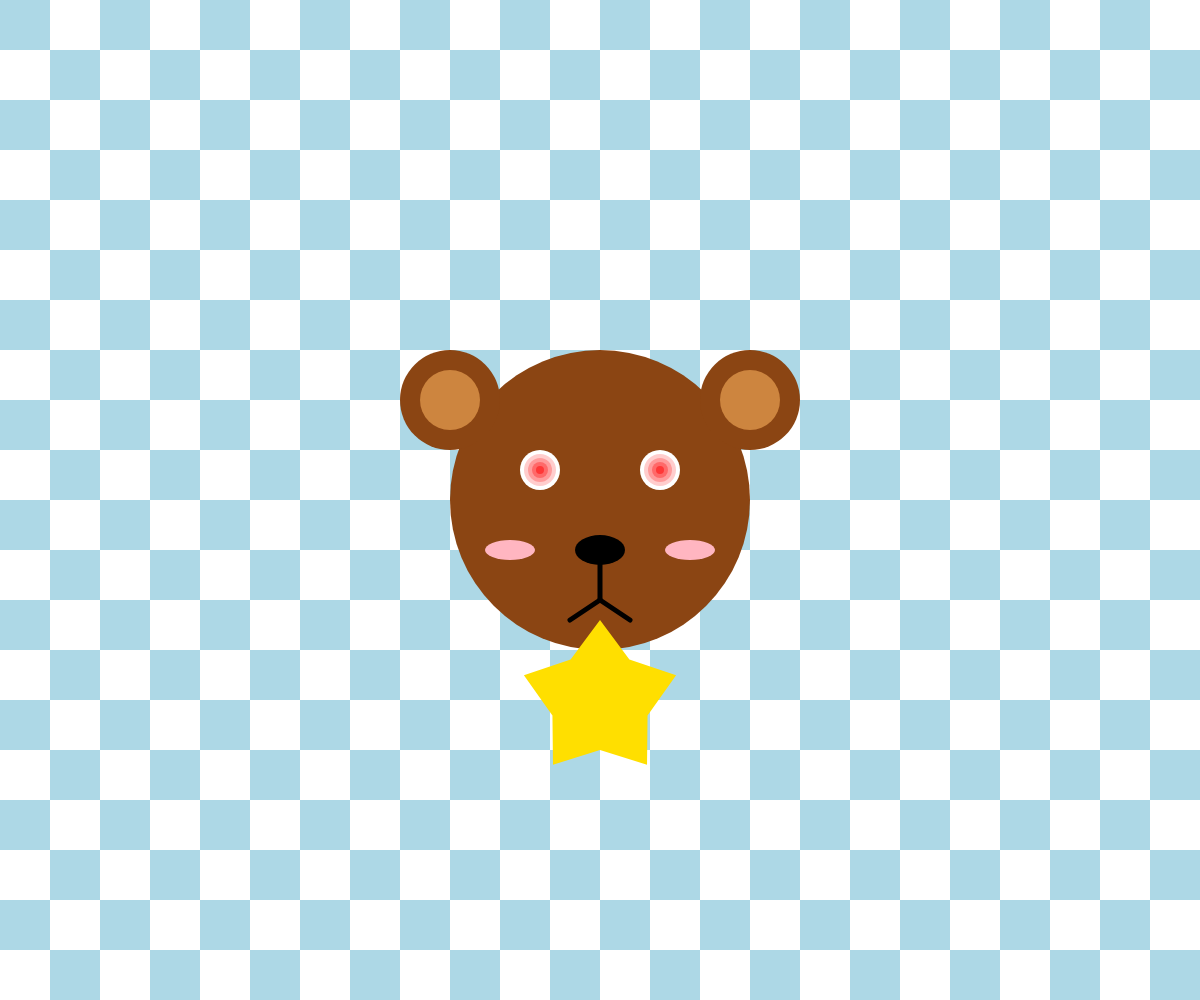
Frame 1 (no input)
Frame 60 (no input): identical to frame 1, image omitted
Frame 120 (the mouse pressed at the canvas centre since frame 60): identical to frame 1, image omitted

The p5.js sketch that drew this single still picture (run headless with seeded random() and noise() and a simulated clock; from frame 60 on, the mouse is pressed at the canvas centre):

// p5.js sketch
// ── sketch.js
// 最終課題を制作しよう


let starX, starY; // 星の位置を格納する変数
let cheekSize = 50; // ほっぺたの初期サイズ
let count = 0; // サイクルカウント
let cycle = 100; // サイクルの長さ
let increment = 1; // カウントの増加量
let cheekGrowing = true; // ほっぺたが大きくなっているか小さくなっているかを制御

function setup() {
  createCanvas(windowWidth, windowHeight);
  starX = width / 2; // 初期位置：画面中央（x座標）
  starY = height / 2 + 200; // 熊の顔の下、口の位置を避けてさらに下に配置
}

function draw() {
  background(160, 192, 255); // 背景色（青空をイメージ）

  // 格子模様を描画
  drawGrid(50); // 50pxの格子を描画

  // 熊の顔
  drawBearParts(width / 2, height / 2); // 熊の顔を描く

  // 目の中の5種類の円（左目と右目）
  drawCirclesInEye(width / 2 - 60, height / 2 - 30, 40); // 左目
  drawCirclesInEye(width / 2 + 60, height / 2 - 30, 40); // 右目

  // ほっぺを描く
  drawCheeks(width / 2, height / 2); // ほっぺを描く

  // 鼻と口
  drawMouth(width / 2, height / 2); // 熊の口を描く

  // 星を描く
  drawStar(starX, starY, 50, 80, 5); // 星を描く

  // ほっぺたのアニメーション（Enterキーが押された時）
  if (keyIsDown(ENTER)) {
    animateCheeks(); // ほっぺたのアニメーション
  }

  // 星を右に動かす（カーソル右）
  if (keyIsDown(RIGHT_ARROW)) {
    starX += 5; // 右に動かす
  }
  
  // 星を左に動かす（カーソル左）
  if (keyIsDown(LEFT_ARROW)) {
    starX -= 5; // 左に動かす
  }
}

// ほっぺを描く関数
function drawCheeks(x, y) {
  noStroke();
  fill(255, 182, 193); // ピンク
  ellipse(x - 90, y + 50, cheekSize, 20); // 左ほっぺ
  ellipse(x + 90, y + 50, cheekSize, 20); // 右ほっぺ
}

// 顔、耳、内耳、目などのパーツを描く関数
function drawBearParts(x, y) {
  // 顔
  fill(139, 69, 19); // 茶色
  noStroke();
  ellipse(x, y, 300, 300); // 顔の円

  // 耳
  ellipse(x - 150, y - 100, 100, 100); // 左耳
  ellipse(x + 150, y - 100, 100, 100); // 右耳

  // 内耳
  fill(205, 133, 63); // 明るい茶色
  ellipse(x - 150, y - 100, 60, 60); // 左内耳
  ellipse(x + 150, y - 100, 60, 60); // 右内耳
}

// 目の中に5つの円を描く関数
function drawCirclesInEye(eyeX, eyeY, initialRadius) {
  let radius = initialRadius; // 初期の円の半径（40に倍増）
  let decrement = 8; // 円を縮小する量（倍増）
  let count = 0; // 描画した円の数

  while (count < 5) { // 5つの円を描く
    fill(255, 255 - count * 50, 255 - count * 50); // 白から薄いピンクへ
    ellipse(eyeX, eyeY, radius, radius); // 円を描画
    radius -= decrement; // 半径を縮小
    count++; // カウントを増やす
  }
}

// 格子模様を描く関数
function drawGrid(gridSize) {
  for (let y = 0; y < height; y += gridSize) {
    for (let x = 0; x < width; x += gridSize) {
      if ((x / gridSize + y / gridSize) % 2 === 0) {
        fill(173, 216, 230); // 水色
      } else {
        fill(255); // 白
      }
      noStroke();
      rect(x, y, gridSize, gridSize);
    }
  }
}

// 鼻と口を描く関数
function drawMouth(x, y) {
  // 鼻
  fill(0); // 黒
  ellipse(x, y + 50, 50, 30); // 鼻

  // 口の線
  stroke(0); // 線の色
  strokeWeight(5);
  line(x, y + 65, x, y + 100); // 鼻から口への線
  line(x, y + 100, x - 30, y + 120); // 左口
  line(x, y + 100, x + 30, y + 120); // 右口
}

// 星を描く関数（黒い線なし）
function drawStar(x, y, radius1, radius2, npoints) {
  fill(255, 223, 0); // 完全に黄色に設定
  noStroke(); // 線を消す
  let angle = TWO_PI / npoints;
  let halfAngle = angle / 2.0;
  beginShape();
  for (let a = -PI / 2; a < TWO_PI; a += angle) {
    let sx = x + cos(a) * radius2;
    let sy = y + sin(a) * radius2;
    vertex(sx, sy);
    sx = x + cos(a + halfAngle) * radius1;
    sy = y + sin(a + halfAngle) * radius1;
    vertex(sx, sy);
  }
  endShape(CLOSE);
}

// ほっぺたのアニメーションを制御する関数
function animateCheeks() {
  count = (count + increment) % cycle; // サイクルに合わせてカウントを進める
  if (keyIsPressed) {
    increment = 2; // キーが押されていればアニメーションを速くする
  } else {
    increment = 1; // 押されていなければ通常速度
  }

  // ほっぺたのサイズを変更
  if (count < cycle / 2) {
    cheekSize = count + 50; // サイズを大きくする
  } else {
    cheekSize = (cycle - count) + 50; // サイズを小さくする
  }
}
